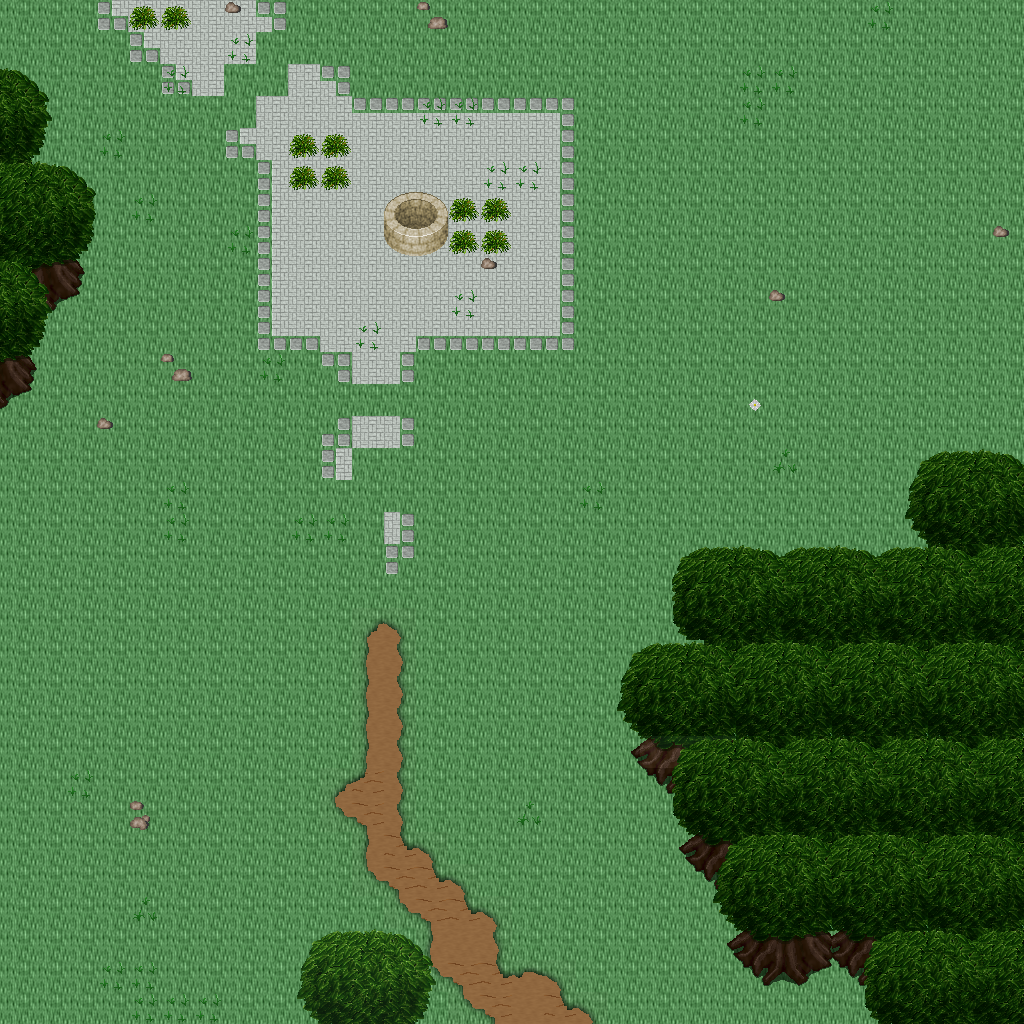

Tiled map render using the project's own tile images. Description and the map definition, with tile-layer contents summarised, below:
An orthogonal 32x32 tile map with 32x32 px tiles, 5 tile layers (Ground, Objects, Objects2, Above, ...), 1 hidden layer not drawn, 23 tilesets.

<map version="1.10" tiledversion="1.11.0" orientation="orthogonal" renderorder="right-down" width="32" height="32" tilewidth="32" tileheight="32" infinite="0" nextlayerid="11" nextobjectid="1">
 <tileset firstgid="1" name="ground_ground" tilewidth="32" tileheight="32" tilecount="33" columns="3">
  <image source="../drawable/ground_ground.png" width="96" height="352" />
 </tileset>
 <tileset firstgid="34" name="ground_rock_pebbles" tilewidth="32" tileheight="32" tilecount="3" columns="1">
  <image source="../drawable/ground_rock_pebbles.png" width="32" height="96" />
 </tileset>
 <tileset firstgid="37" name="ground_grass_edges" tilewidth="32" tileheight="32" tilecount="36" columns="12">
  <image source="../drawable/ground_grass_edges.png" width="384" height="96" />
 </tileset>
 <tileset firstgid="73" name="ground_grass_corners" tilewidth="32" tileheight="32" tilecount="24" columns="6">
  <image source="../drawable/ground_grass_corners.png" width="192" height="128" />
 </tileset>
 <tileset firstgid="97" name="plant_tree_tree_darkgreen" tilewidth="32" tileheight="32" tilecount="88" columns="8">
  <image source="../drawable/plant_tree_tree_darkgreen.png" width="256" height="352" />
 </tileset>
 <tileset firstgid="185" name="plant_grasses" tilewidth="32" tileheight="32" tilecount="6" columns="3">
  <image source="../drawable/plant_grasses.png" width="96" height="64" />
 </tileset>
 <tileset firstgid="191" name="plant_bush_bushes" tilewidth="32" tileheight="32" tilecount="10" columns="5">
  <image source="../drawable/plant_bush_bushes.png" width="160" height="64" />
 </tileset>
 <tileset firstgid="201" name="plant_tree_tree_green" tilewidth="32" tileheight="32" tilecount="88" columns="8">
  <image source="../drawable/plant_tree_tree_green.png" width="256" height="352" />
 </tileset>
 <tileset firstgid="289" name="plant_flower_daisy_white" tilewidth="32" tileheight="32" tilecount="8" columns="2">
  <image source="../drawable/plant_flower_daisy_white.png" width="64" height="128" />
 </tileset>
 <tileset firstgid="297" name="object_well" tilewidth="32" tileheight="32" tilecount="4" columns="2">
  <image source="../drawable/object_well.png" width="64" height="64" />
 </tileset>
 <tileset firstgid="301" name="item_corpse_huge_animal" tilewidth="32" tileheight="32" tilecount="16" columns="2">
  <image source="../drawable/item_corpse_huge_animal.png" width="64" height="256" />
 </tileset>
 <tileset firstgid="317" name="item_corpse_skull_pale" tilewidth="32" tileheight="32" tilecount="2" columns="2">
  <image source="../drawable/item_corpse_skull_pale.png" width="64" height="32" />
 </tileset>
 <tileset firstgid="319" name="item_statue_grey_stone" tilewidth="32" tileheight="32" tilecount="4" columns="2">
  <image source="../drawable/item_statue_grey_stone.png" width="64" height="64" />
 </tileset>
 <tileset firstgid="323" name="logic_creature_animal" tilewidth="32" tileheight="32" tilecount="32" columns="8">
  <image source="../drawable/logic_creature_animal.png" width="256" height="128" />
 </tileset>
 <tileset firstgid="355" name="logic_item_resources" tilewidth="32" tileheight="32" tilecount="6" columns="6">
  <image source="../drawable/logic_item_resources.png" width="192" height="32" />
 </tileset>
 <tileset firstgid="361" name="logic_creature_rodent" tilewidth="32" tileheight="32" tilecount="8" columns="8">
  <image source="../drawable/logic_creature_rodent.png" width="256" height="32" />
 </tileset>
 <tileset firstgid="369" name="logic_item_sheepfood" tilewidth="32" tileheight="32" tilecount="1" columns="1">
  <image source="../drawable/logic_item_sheepfood.png" width="32" height="32" />
 </tileset>
 <tileset firstgid="370" name="logic_item_sign" tilewidth="32" tileheight="32" tilecount="1" columns="1">
  <image source="../drawable/logic_item_sign.png" width="32" height="32" />
 </tileset>
 <tileset firstgid="371" name="logic_item_mushroom" tilewidth="32" tileheight="32" tilecount="6" columns="6">
  <image source="../drawable/logic_item_mushroom.png" width="192" height="32" />
 </tileset>
 <tileset firstgid="377" name="logic_collision" tilewidth="32" tileheight="32" tilecount="1" columns="1">
  <image source="../drawable/logic_collision.png" width="32" height="32" />
 </tileset>
 <tileset firstgid="378" name="logic_protection" tilewidth="32" tileheight="32" tilecount="2" columns="2">
  <image source="../drawable/logic_protection.png" width="64" height="32" />
 </tileset>
 <tileset firstgid="380" name="ground_grass_2" tilewidth="32" tileheight="32" tilecount="21" columns="3">
  <image source="../drawable/ground_grass_2.png" width="96" height="224" />
 </tileset>
 <tileset firstgid="401" name="ground_green_paving" tilewidth="32" tileheight="32" tilecount="18" columns="3">
  <image source="../drawable/ground_green_paving.png" width="96" height="192" />
 </tileset>
 <layer id="1" name="Ground" width="32" height="32">
  <data>[1024 cells, 1024 non-empty, 2 distinct tile ids]</data>
 </layer>
 <layer id="2" name="Objects" width="32" height="32">
  <data>[1024 cells, 142 non-empty, 20 distinct tile ids]</data>
 </layer>
 <layer id="3" name="Objects2" width="32" height="32">
  <data>[1024 cells, 81 non-empty, 27 distinct tile ids]</data>
 </layer>
 <layer id="4" name="Above" width="32" height="32">
  <data>[1024 cells, 199 non-empty, 56 distinct tile ids]</data>
 </layer>
 <layer id="5" name="Above2" width="32" height="32">
  <data>[1024 cells, 3 non-empty, 3 distinct tile ids]</data>
 </layer>
 <layer id="6" name="Walkable" width="32" height="32" visible="0">
  <data>[1024 cells, 172 non-empty, 1 distinct tile ids]</data>
 </layer>
 <objectgroup id="7" name="Mapevents" />
 <objectgroup id="8" name="Spawn" />
 <objectgroup id="9" name="Keys" />
 <objectgroup id="10" name="Replace" />
</map>
